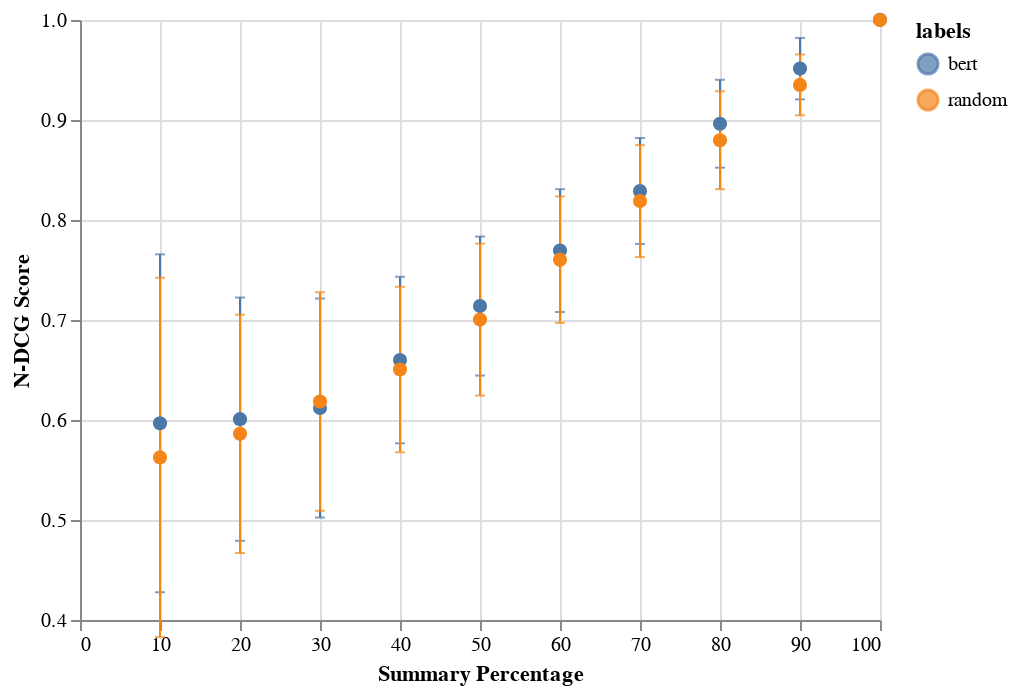

Notebook code for this chart:
### Code cell
# the base chart

#base = alt.Chart(source).transform_calculate(
#    ymin="datum.bert-datum.berterr",
#    ymax="datum.bert+datum.berterr"
#)


bert_bars = alt.Chart(source[source.labels == "bert"]).mark_errorbar(
    extent="stdev",
    ticks=True,
).encode(
    x="Summary Percentage",
    y=alt.Y("scores",title='N-DCG Score', scale=alt.Scale(domain=(0.4, 1))),
    color="labels:N",
)

rand_bars = alt.Chart(source[source.labels == "random"]).mark_errorbar(
    extent="stdev",
    ticks=True,
).encode(
    x="Summary Percentage",
    y=alt.Y("scores",title='N-DCG Score', scale=alt.Scale(domain=(0.4, 1))),
    color="labels:N",
)

# generate the points
points = alt.Chart(source).mark_point(
    size=50,
    filled=True,
).encode(
    x=alt.X('Summary Percentage', scale=alt.Scale(domain=(0, 100))),
    y=alt.Y('mean(scores):Q', scale=alt.Scale(domain=(0.4, 1))),
    color="labels:N",

)

# generate the error bars


bert_bars+rand_bars+points

### Figure 1 — Vega-Lite specification as saved in the notebook (floating-point values rounded to 4 significant figures; data arrays with more than 128 entries replaced by an {"elided": "..."} marker saying what was removed)
{"config": {"view": {"continuousWidth": 400, "continuousHeight": 300}}, "layer": [{"data": {"name": "data-97000f3414af8a787e2911e30e1b74af"}, "mark": {"type": "errorbar", "extent": "stdev", "ticks": true}, "encoding": {"color": {"type": "nominal", "field": "labels"}, "x": {"type": "quantitative", "field": "Summary Percentage"}, "y": {"type": "quantitative", "field": "scores", "scale": {"domain": [0.4, 1]}, "title": "N-DCG Score"}}}, {"data": {"name": "data-e09f8e7c88b975cbacf36798a42dc912"}, "mark": {"type": "errorbar", "extent": "stdev", "ticks": true}, "encoding": {"color": {"type": "nominal", "field": "labels"}, "x": {"type": "quantitative", "field": "Summary Percentage"}, "y": {"type": "quantitative", "field": "scores", "scale": {"domain": [0.4, 1]}, "title": "N-DCG Score"}}}, {"data": {"name": "data-87c9d81d30f1ce818d40c1679d7b017c"}, "mark": {"type": "point", "filled": true, "size": 50}, "encoding": {"color": {"type": "nominal", "field": "labels"}, "x": {"type": "quantitative", "field": "Summary Percentage", "scale": {"domain": [0, 100]}}, "y": {"type": "quantitative", "aggregate": "mean", "field": "scores", "scale": {"domain": [0.4, 1]}}}}], "$schema": "https://vega.github.io/schema/vega-lite/v4.0.2.json", "datasets": {"data-97000f3414af8a787e2911e30e1b74af": {"elided": "970 records"}, "data-e09f8e7c88b975cbacf36798a42dc912": {"elided": "970 records"}, "data-87c9d81d30f1ce818d40c1679d7b017c": {"elided": "1940 records"}}}
